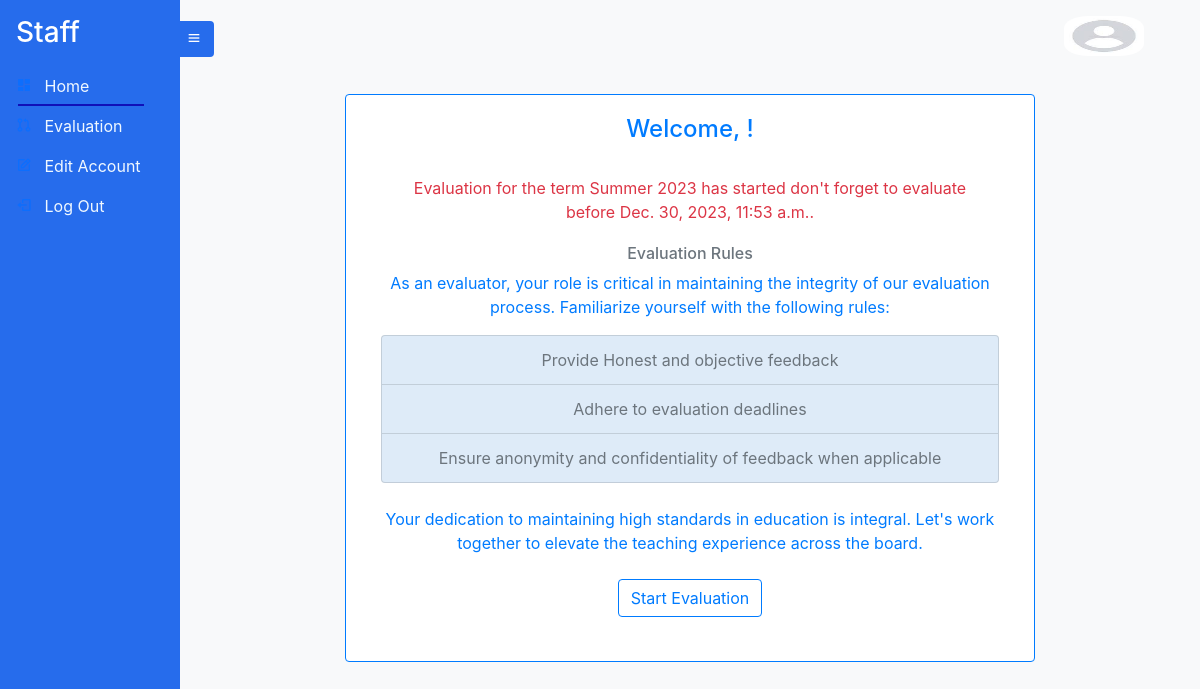
The page /staffhomepage on the database its author committed.
### Course/models.py (models this page shows, shortened)
class Term(models.Model):
    Term_id = models.UUIDField(default=uuid.uuid4, unique=True, primary_key=True, editable=False)
    Season = models.CharField(max_length=10, null=True, choices=season_choices, blank=True)
    current_year = datetime.now().year
    Year = models.IntegerField(
        default=current_year,
        validators=[
            MinValueValidator(current_year),
            MaxValueValidator(current_year + 1)
        ],
    )
    Evaluation_Start_Date = models.DateTimeField(null=True, blank=True ,
                                                 validators=[MinValueValidator(limit_value=timezone.now())])
    Evaluation_End_Date = models.DateTimeField(null = True , blank=True ,
                                               validators=[MinValueValidator(limit_value=timezone.now())])
    Courses_Given = models.ManyToManyField(Course)
    EvaluationDone = models.BooleanField(null=True, blank=True , default=False)

### Staff/views.py (the view)
def staffHomePage(request):
    term = None
    try:
        term = Term.objects.get(EvaluationDone = False)
    except:
        term = None
    evaluation_started = False
    evaluation_ended = False
    if(term.Evaluation_Start_Date <= timezone.now()): #check if evaluation started
        print('evaluation started')
        evaluation_started = True
    if(term.Evaluation_End_Date < timezone.now()): #check if evaluation ended
        print('evaluation ended')
        evaluation_ended = True
    context = { 'active_page': 'home', 'term':term , 'evaluation_started':evaluation_started , 'evaluation_ended':evaluation_ended }
    return render(request , 'staff/staffhome.html' , context)

### templates/staff/staffhome.html (shortened to what this page needs)
{% extends 'staff/staff.html' %}
{% load static %}
{% block content %}
<div class="text-center">
    <div class="row justify-content-center">
        <div class="card border-primary mb-3 col-md-8" style="max-width: 80rem;">
            <div class="card-body text-primary">
                <h4 class="card-title">Welcome, {{user.username}}!</h4>
                <div class="text-center">
                    {% if not term %}
                    <p class="card-text">We're thrilled to have you on board. Your contribution is invaluable in shaping the educational experience at HILCoE.</p>
                    {% else %}
                    {% if evaluation_started == True and evaluation_ended == False %}
                    <div class="card-body text-danger">
                    <p class="card-text">Evaluation for the term {{ term.Season }} {{ term.Year }} has started don't forget to evaluate before {{term.Evaluation_End_Date}}.
                    </p>
                    </div>
                    {% elif evaluation_started == True and evaluation_ended == True  %}
                    <div class="card-body text-danger">
                      <p class="card-text">Evaluation for the term {{ term.Season }} {{ term.Year }} has ended !.
                      </p>
                      </div>
                    {% elif evaluation_started == False %}
                    <div class="card-body text-danger">
                      <p class="card-text">Evaluation for the term {{ term.Season }} {{ term.Year }} has not started !.
                      </p>
                      </div>
                    {% endif %}
                    {% endif %}
                    <h6 class="text-muted">Evaluation Rules</h6>
                    <p class="card-text">As an evaluator, your role is critical in maintaining the integrity of our evaluation process. Familiarize yourself with the following rules:</p>
                    <ul class="list-group">
                        <li class="list-group-item text-muted" style="background-color: rgb(222, 235, 248);color: black;">Provide Honest and objective feedback</li>
                        <li class="list-group-item text-muted " style="background-color: rgb(222, 235, 248); color: black;">Adhere to evaluation deadlines</li>
                        <li class="list-group-item text-muted" style="background-color: rgb(222, 235, 248);color: black;">Ensure anonymity and confidentiality of feedback when applicable</li>
                    </ul>
                </div>
                <div class="mt-4">
                    <p class="card-text">Your dedication to maintaining high standards in education is integral. Let's work together to elevate the teaching experience across the board.</p>
                </div>
                {% if term %}
                {% if evaluation_started == True and evaluation_ended == False  %}
                <br>
                <a href="{% url 'evaluate_staff' %}" class="btn btn-outline-primary course-btn">Start Evaluation</a>
                 <br><br>
                 {% endif %}
                {% endif %}
                </div>
            </div>
        </div>
    </div>
</div>
</body>
{% endblock %}

### static/styles/sidebar.css (style rules this page uses)
* { margin: 0; padding: 0; box-sizing: border-box; }
body { min-height: 100vh; background-color:#f8f9fa; }

### rows shown on the page
Term: Season "Summer", Year "2023", Evaluation_End_Date "Dec. 30, 2023, 11:53 a.m."
